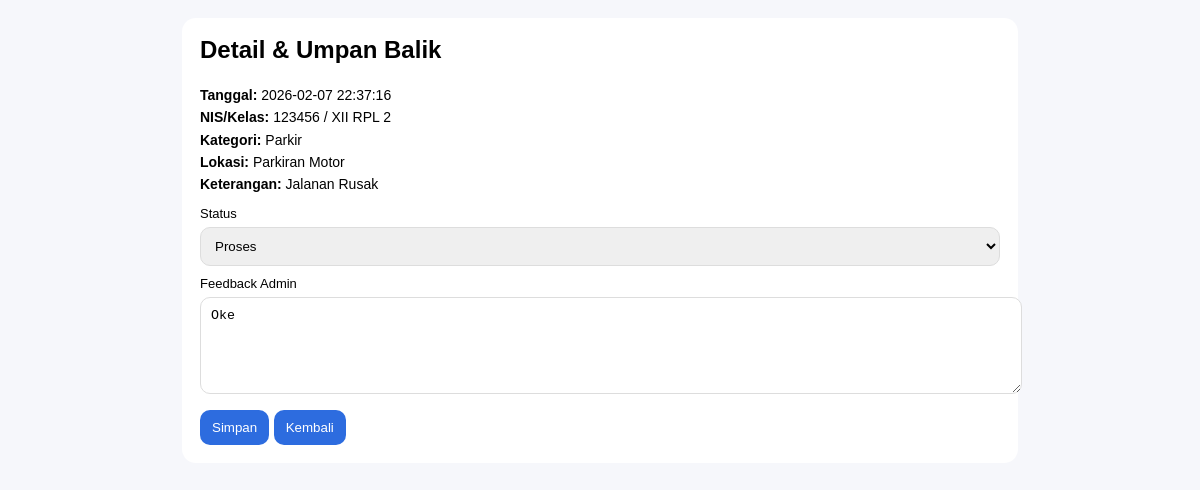
The page /pengaduan_sekolah_baru/public/admin_aspirasi_detail.php?id=61 (signed in) on the database its author committed.
### tables this page shows
CREATE TABLE `input_aspirasi` (
  `id_pelaporan` int(5) NOT NULL,
  `nis` int(10) NOT NULL,
  `id_kategori` int(5) NOT NULL,
  `lokasi` varchar(50) NOT NULL,
  `ket` varchar(50) NOT NULL,
  `created_at` timestamp NOT NULL DEFAULT current_timestamp()
);

CREATE TABLE `siswa` (
  `nis` int(10) NOT NULL,
  `nama` varchar(100) NOT NULL,
  `kelas` varchar(10) NOT NULL,
  `password_hash` varchar(255) NOT NULL,
  `created_at` datetime NOT NULL DEFAULT current_timestamp()
);

CREATE TABLE `kategori` (
  `id_kategori` int(5) NOT NULL,
  `ket_kategori` varchar(30) NOT NULL
);

CREATE TABLE `aspirasi` (
  `id_aspirasi` int(5) NOT NULL,
  `id_pelaporan` int(11) NOT NULL,
  `id_kategori` int(5) NOT NULL,
  `status` enum('Menunggu','Proses','Selesai') NOT NULL DEFAULT 'Menunggu',
  `feedback` text DEFAULT NULL,
  `updated_at` timestamp NULL DEFAULT NULL ON UPDATE current_timestamp()
);

### pengaduan_sekolah_baru/public/admin_aspirasi_detail.php (the view, shortened to what this page needs)
<?php
require_once __DIR__ . "/../config/koneksi.php";
$id = (int)($_GET['id'] ?? 0);
$stmt = mysqli_prepare($conn, "
  SELECT ia.id_pelaporan, ia.created_at, ia.nis, s.kelas, k.ket_kategori, ia.lokasi, ia.ket,
         a.status, a.feedback
  FROM input_aspirasi ia
  JOIN siswa s ON s.nis=ia.nis
  JOIN kategori k ON k.id_kategori=ia.id_kategori
  LEFT JOIN aspirasi a ON a.id_pelaporan=ia.id_pelaporan
  WHERE ia.id_pelaporan=?
");
mysqli_stmt_bind_param($stmt, "i", $id);
mysqli_stmt_execute($stmt);
$r = mysqli_fetch_assoc(mysqli_stmt_get_result($stmt));
?>
<!doctype html>
<html><head><meta charset="utf-8"><title>Detail Aspirasi</title>
</head>
<body>
  <div class="card">
    <h2 style="margin-top:0">Detail & Umpan Balik</h2>
    <div style="margin-top:12px;font-size:14px;line-height:1.6">
      <b>Tanggal:</b> <?= htmlspecialchars($r['created_at']) ?><br>
      <b>NIS/Kelas:</b> <?= (int)$r['nis'] ?> / <?= htmlspecialchars($r['kelas']) ?><br>
      <b>Kategori:</b> <?= htmlspecialchars($r['ket_kategori']) ?><br>
      <b>Lokasi:</b> <?= htmlspecialchars($r['lokasi']) ?><br>
      <b>Keterangan:</b> <?= htmlspecialchars($r['ket']) ?><br>
    </div>
    <form method="post" style="margin-top:10px">
      <label>Status</label>
      <select name="status">
        <?php foreach(['Menunggu','Proses','Selesai'] as $st): ?>
          <option value="<?= $st ?>" <?= ($r['status']===$st?'selected':'') ?>><?= $st ?></option>
        <?php endforeach; ?>
      </select>
      <label>Feedback Admin</label>
      <textarea name="feedback" rows="5" placeholder="Tulis umpan balik..."><?= htmlspecialchars($r['feedback'] ?? '') ?></textarea>
      <div style="margin-top:12px">
        <button type="submit">Simpan</button>
        <button type="button" onclick="window.location.href='admin_dashboard.php'">Kembali</button>
      </div>
    </form>
  </div>
</body></html>

### pengaduan_sekolah_baru/public/admin_aspirasi_detail.php (style rules this page uses)
body { font-family:Arial;background:#f6f7fb;margin:0 }
.card { max-width:800px;margin:18px auto;background:#fff;border-radius:14px;padding:18px }
label { display:block;margin:10px 0 6px;font-size:13px }
select,textarea { width:100%;padding:10px;border:1px solid #ddd;border-radius:10px }
button,a { padding:10px 12px;border-radius:10px;border:0 }
button { background:#2d6cdf;color:#fff;cursor:pointer }

### rows shown on the page
input_aspirasi: created_at "2026-02-07 22:37:16", nis "123456", nis.kelas "XII RPL 2", id_kategori.ket_kategori "Parkir", lokasi "Parkiran Motor", ket "Jalanan Rusak", feedback "Oke"
aspirasi: status "Proses"
